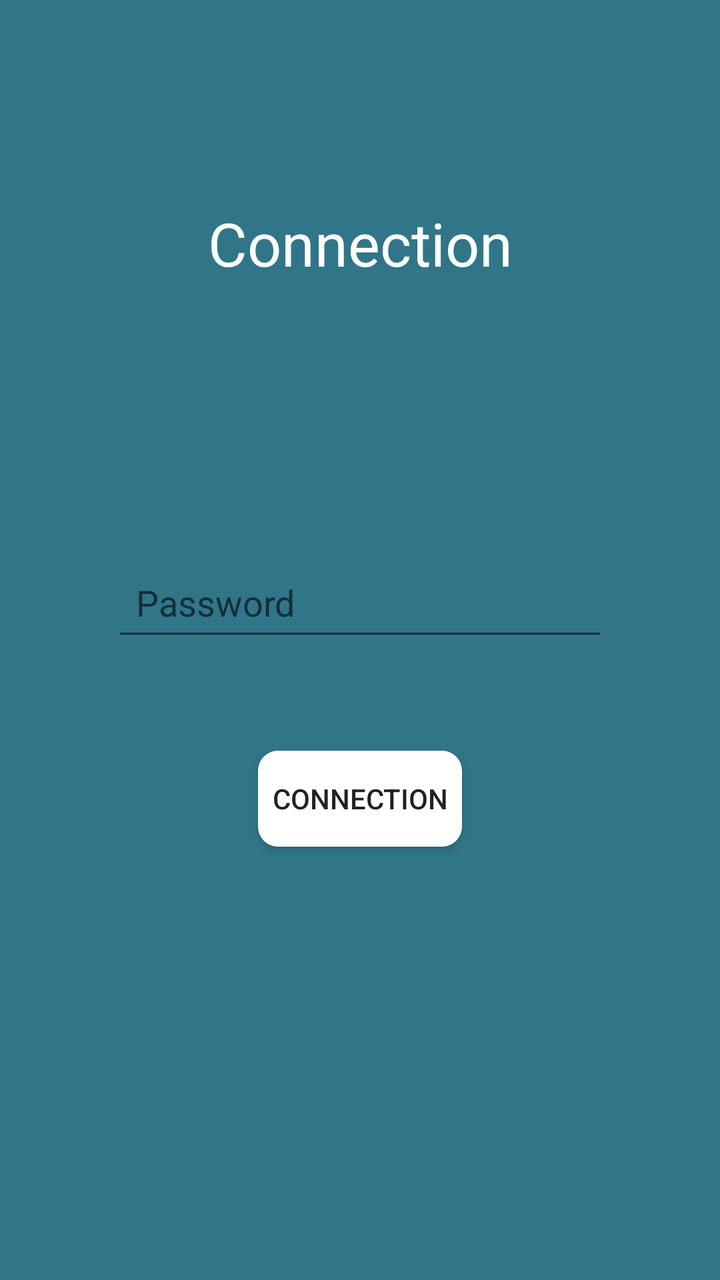
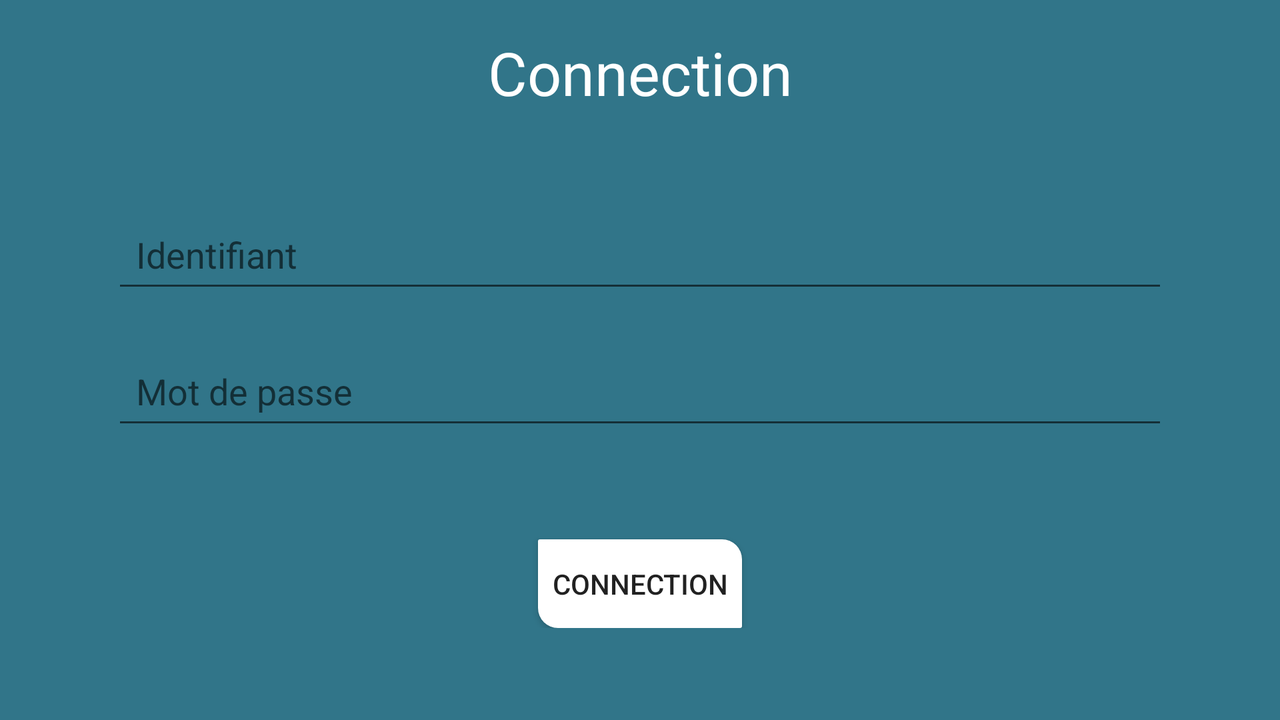

An Android layout and its configuration variant, each rendered on a device that would load it. The default file and the variant file are quoted in full after the pictures.
<!-- AndroidManifest.xml: application theme AppTheme -->
<!-- res/layout/activity_save.xml -->
<?xml version="1.0" encoding="utf-8"?>
<LinearLayout xmlns:android="http://schemas.android.com/apk/res/android"
    xmlns:app="http://schemas.android.com/apk/res-auto"
    xmlns:tools="http://schemas.android.com/tools"
    android:layout_width="match_parent"
    android:layout_height="match_parent"
    android:orientation="vertical"
    android:background="#317589"
    tools:context=".vue.save.SaveActivity"
    android:padding="16dp">

   <RelativeLayout
       android:layout_width="match_parent"
       android:layout_height="wrap_content"
       android:layout_weight="0.5"
       android:orientation="vertical"

       >
       <TextView
           android:layout_width="match_parent"
           android:layout_height="wrap_content"
           android:layout_centerInParent="true"
           android:gravity="center"
           android:text="@string/connection"
           android:textSize="30sp"

           android:textColor="#fff"/>
   </RelativeLayout>

    <LinearLayout
        android:layout_width="match_parent"
        android:layout_height="wrap_content"
        android:layout_weight="0.5"
        android:paddingLeft="10dp"
        android:paddingRight="10dp"
        android:orientation="vertical"
        android:layout_margin="30sp">

        <EditText
                    android:id="@+id/editTextPassword"
                    android:layout_width="match_parent"
                    android:layout_height="wrap_content"
                    android:layout_marginTop="20dp"
                    android:ems="10"
                    android:padding="12dp"
                    android:textColor="@color/colorAccent"
                    android:hint="@string/mot_de_passe"
                    android:drawableStart="@drawable/password_icone"
                    android:inputType="textPassword"/>


        <Button
            android:id="@+id/btnconnect"
            android:layout_width="wrap_content"
            android:layout_height="wrap_content"
            android:layout_marginTop="50dp"
            android:text="@string/connection"
            android:layout_gravity="center_horizontal"
            android:gravity="center"
            android:background="@drawable/custom_btn_connect_white"
            android:onClick="ConnectionAction"
           
            />


    </LinearLayout>

</LinearLayout>
<!-- resources referenced by this layout -->
<resources>
  <color name="colorAccent">#FFF</color>
  <!-- drawable custom_btn_connect_white (drawable) -->
  <?xml version="1.0" encoding="utf-8"?>
  <shape xmlns:android="http://schemas.android.com/apk/res/android"
      android:shape="rectangle">
      <solid
          android:color="#fff"/>
      <corners
          android:topRightRadius="10dp"
          android:bottomLeftRadius="10dp"
          android:bottomRightRadius="10dp"
          android:topLeftRadius="10dp"
  
          android:radius="10dp"
  
          />
      <padding
          android:bottom="7dp"
          android:left="7dp"
          android:right="7dp"
          android:top="7dp"
          />
  
  </shape>
  <string name="connection">Connection</string>
  <string name="mot_de_passe">Password</string>
  <style name="AppTheme" parent="Theme.AppCompat.Light.NoActionBar">
  
          <item name="colorPrimary">@color/colorPrimary</item>
          <item name="colorPrimaryDark">@color/colorPrimaryDark</item>
         <item name="colorAccent">@color/colorAccent</item>
  
  
    </style>
  <color name="colorPrimary">#77B3D5</color>
  <color name="colorPrimaryDark">#3700B3</color>
</resources>
<!-- res/layout-land/activity_save.xml (the repository's variant of the layout above) -->
<!-- drawn on the phone turned sideways -->
<?xml version="1.0" encoding="utf-8"?>
<LinearLayout xmlns:android="http://schemas.android.com/apk/res/android"
    xmlns:app="http://schemas.android.com/apk/res-auto"
    xmlns:tools="http://schemas.android.com/tools"
    android:layout_width="match_parent"
    android:layout_height="match_parent"
    android:orientation="vertical"
    android:background="#317589"
    tools:context=".vue.save.SaveActivity"
    android:padding="16dp">

   <RelativeLayout
       android:layout_width="match_parent"
       android:layout_height="wrap_content"
       android:layout_weight="0.5"
       android:orientation="vertical"

       >
       <TextView
           android:layout_width="match_parent"
           android:layout_height="wrap_content"
           android:layout_centerInParent="true"
           android:gravity="center"
           android:text="Connection"
           android:textSize="30sp"

           android:textColor="#fff"/>
   </RelativeLayout>

    <LinearLayout
        android:layout_width="match_parent"
        android:layout_height="wrap_content"
        android:layout_weight="0.5"
        android:paddingLeft="10dp"
        android:paddingRight="10dp"
        android:orientation="vertical"
        android:layout_margin="30sp">

                <EditText
                    android:id="@+id/editTextIdentifiant"
                    android:layout_width="match_parent"
                    android:layout_height="wrap_content"
                    android:layout_marginTop="20dp"
                    android:hint="Identifiant"
                    android:ems="10"
                    android:padding="12dp"
                    android:textColor="@color/colorAccent"
                    android:drawableStart="@drawable/identifiant_icone"
                    android:inputType="textEmailAddress"/>
                <EditText
                    android:id="@+id/editTextPassword"
                    android:layout_width="match_parent"
                    android:layout_height="wrap_content"
                    android:layout_marginTop="20dp"
                    android:ems="10"
                    android:padding="12dp"
                    android:textColor="@color/colorAccent"
                    android:hint="Mot de passe"
                    android:drawableStart="@drawable/password_icone"
                    android:inputType="textPassword"/>


        <Button
            android:id="@+id/btnconnect"
            android:layout_width="wrap_content"
            android:layout_height="wrap_content"
            android:layout_marginTop="50dp"
            android:text="Connection"
            android:layout_gravity="center_horizontal"
            android:gravity="center"
            android:background="@drawable/custom_btn_connect"
            android:onClick="ConnectionAction"
           
            />


    </LinearLayout>

</LinearLayout>
<!-- resources referenced by the variant -->
<!-- as the phone turned sideways resolves them -->
<resources>
  <color name="colorAccent">#FFF</color>
  <!-- drawable custom_btn_connect (drawable) -->
  <?xml version="1.0" encoding="utf-8"?>
  <shape xmlns:android="http://schemas.android.com/apk/res/android"
      android:shape="rectangle">
      <solid
          android:color="#fff"/>
      <corners
          android:topRightRadius="10dp"
          android:bottomLeftRadius="10dp"
          android:bottomRightRadius="1dp"
          android:topLeftRadius="1dp"
  
          />
      <padding
          android:bottom="7dp"
          android:left="7dp"
          android:right="7dp"
          android:top="7dp"
          />
  
  </shape>
  <style name="AppTheme" parent="Theme.AppCompat.Light.NoActionBar">
  
          <item name="colorPrimary">@color/colorPrimary</item>
          <item name="colorPrimaryDark">@color/colorPrimaryDark</item>
         <item name="colorAccent">@color/colorAccent</item>
  
  
    </style>
  <color name="colorPrimary">#77B3D5</color>
  <color name="colorPrimaryDark">#3700B3</color>
</resources>
